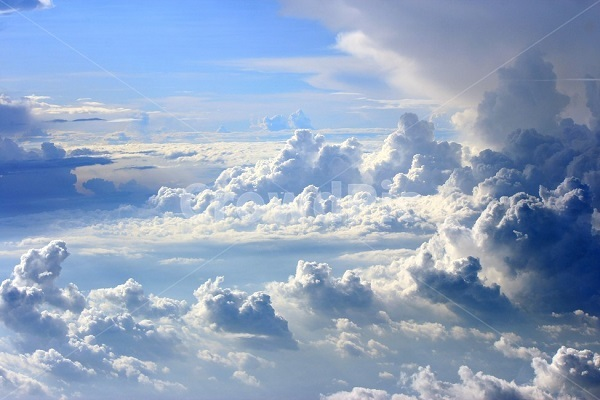
#> input picture ch03/sky.jpg, 600 x 400 px
$ python '가중치합(덧셈연산).py'
#> lines starting #> are read from the running program, lines starting #| are printed output that depends on the picture
import sys
import numpy as np
import cv2

src1 = cv2.imread("sky.jpg")
#> src1 is the input picture: shape (400, 600, 3); mean B, G, R 193.1, 163.9, 143.8
src2 = cv2.imread("cloud1.jpg")
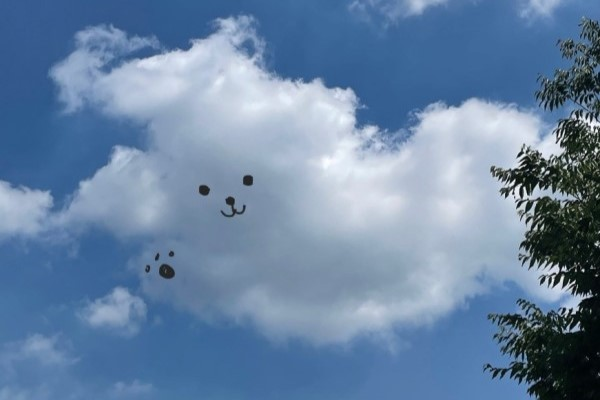
#> input picture ch03/cloud1.jpg, 600 x 400 px
#> src2 is the input picture: shape (400, 600, 3); mean B, G, R 164.1, 132.2, 104.8
dst = cv2.addWeighted(src1, 0.3, src2, 0.7, 0, dst=None, dtype=None)
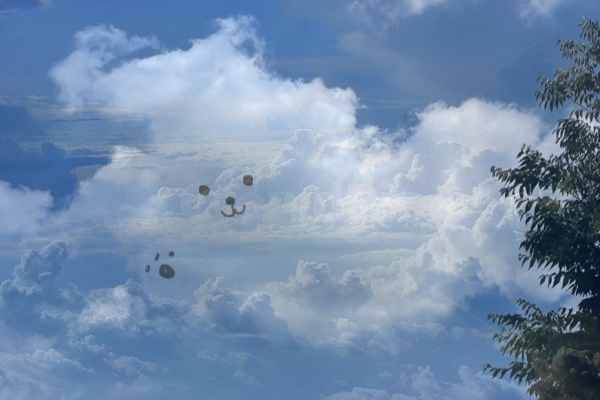
#> dst: shape (400, 600, 3); mean B, G, R 172.8, 141.7, 116.5


cv2.imshow("dst1", dst)  # 이미지 출력 imshwo(이름, 이미지)
cv2.waitKey()  # 이미지를 계속 띄우는 함수
cv2.destroyAllWindows()
